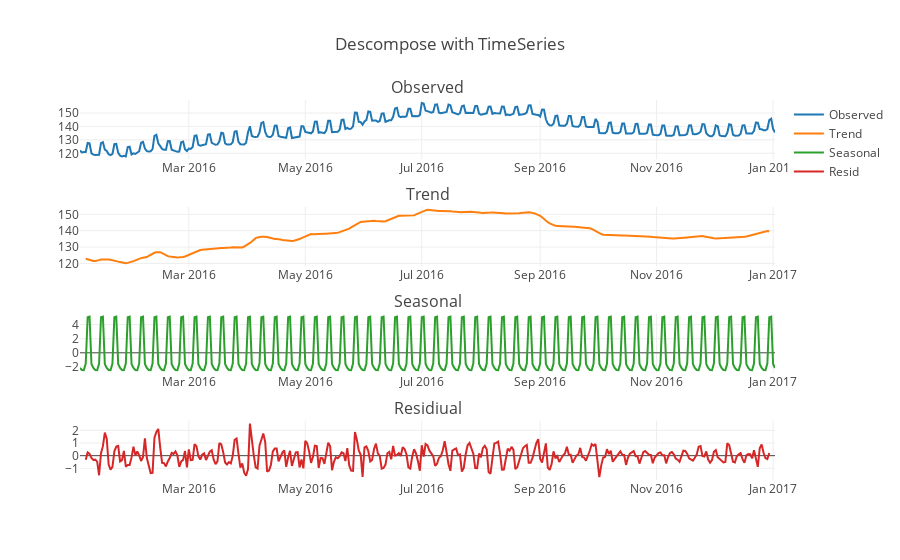

This figure's notebook cell:
### Code cell
draw_interactive_graph("Average")

### Figure 1 — Plotly figure (JSON) as saved in the notebook; plotly's stock layout.template omitted (floating-point values rounded to 4 significant figures; data arrays with more than 128 entries replaced by an {"elided": "..."} marker saying what was removed)
{"data": [{"name": "Observed", "type": "scatter", "uid": "89536cd0-5ca0-4d6f-8a07-d1dd65e5c865", "x": {"elided": "365 str values"}, "xaxis": "x", "y": {"elided": "365 float values"}, "yaxis": "y"}, {"name": "Trend", "type": "scatter", "uid": "7967517a-7d1e-4d98-866a-bc833505244d", "x": {"elided": "365 str values"}, "xaxis": "x2", "y": {"elided": "365 float values"}, "yaxis": "y2"}, {"name": "Seasonal", "type": "scatter", "uid": "f03e46b6-6eff-4483-b3e1-09d4038ce36f", "x": {"elided": "365 str values"}, "xaxis": "x3", "y": {"elided": "365 float values"}, "yaxis": "y3"}, {"name": "Resid", "type": "scatter", "uid": "c68a872c-dc89-4666-a713-55948758215b", "x": {"elided": "365 str values"}, "xaxis": "x4", "y": {"elided": "365 float values"}, "yaxis": "y4"}], "layout": {"annotations": [{"font": {"size": 16}, "showarrow": false, "text": "Observed", "x": 0.5, "xanchor": "center", "xref": "paper", "y": 1, "yanchor": "bottom", "yref": "paper"}, {"font": {"size": 16}, "showarrow": false, "text": "Trend", "x": 0.5, "xanchor": "center", "xref": "paper", "y": 0.7188, "yanchor": "bottom", "yref": "paper"}, {"font": {"size": 16}, "showarrow": false, "text": "Seasonal", "x": 0.5, "xanchor": "center", "xref": "paper", "y": 0.4375, "yanchor": "bottom", "yref": "paper"}, {"font": {"size": 16}, "showarrow": false, "text": "Residiual", "x": 0.5, "xanchor": "center", "xref": "paper", "y": 0.1562, "yanchor": "bottom", "yref": "paper"}], "title": {"text": "Descompose with TimeSeries"}, "xaxis": {"anchor": "y", "domain": [0, 1]}, "xaxis2": {"anchor": "y2", "domain": [0, 1]}, "xaxis3": {"anchor": "y3", "domain": [0, 1]}, "xaxis4": {"anchor": "y4", "domain": [0, 1]}, "yaxis": {"anchor": "x", "domain": [0.8438, 1]}, "yaxis2": {"anchor": "x2", "domain": [0.5625, 0.7188]}, "yaxis3": {"anchor": "x3", "domain": [0.2812, 0.4375]}, "yaxis4": {"anchor": "x4", "domain": [0, 0.1562]}}}
